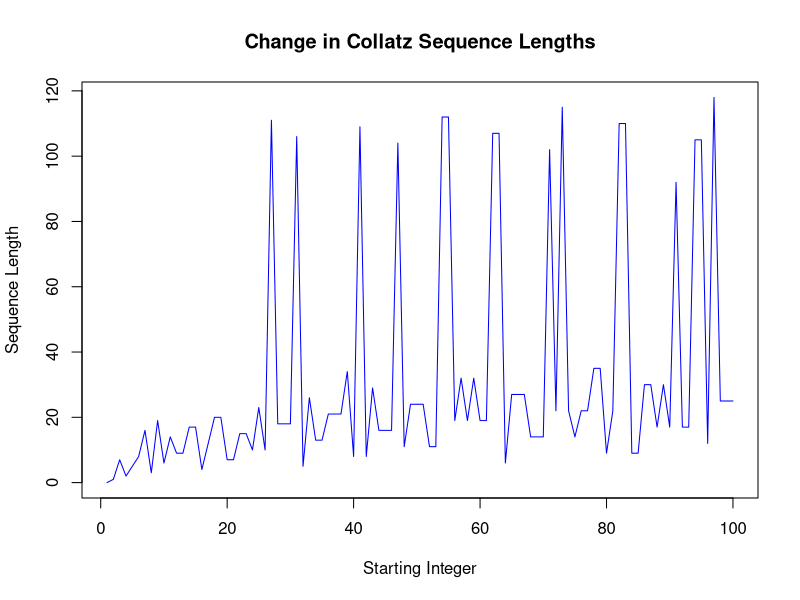

R code for this plot:
# Task 6

# Define a function to calculate Collatz sequence length
collatz_length <- function(n) {
  count <- 0
  while (n != 1) {
    if (n %% 2 == 0) {
      n <- n / 2
    } else {
      n <- 3 * n + 1
    }
    count <- count + 1
  }
  return(count)
}

# Create a vector of starting integers
start_integers <- 1:100

# Calculate sequence lengths for the starting integers
sequence_lengths <- sapply(start_integers, collatz_length)

# Create a simple line plot to visualize the change in sequence lengths
plot(start_integers, sequence_lengths, type = "l", 
     xlab = "Starting Integer", ylab = "Sequence Length",
     main = "Change in Collatz Sequence Lengths",
     col = "blue")






